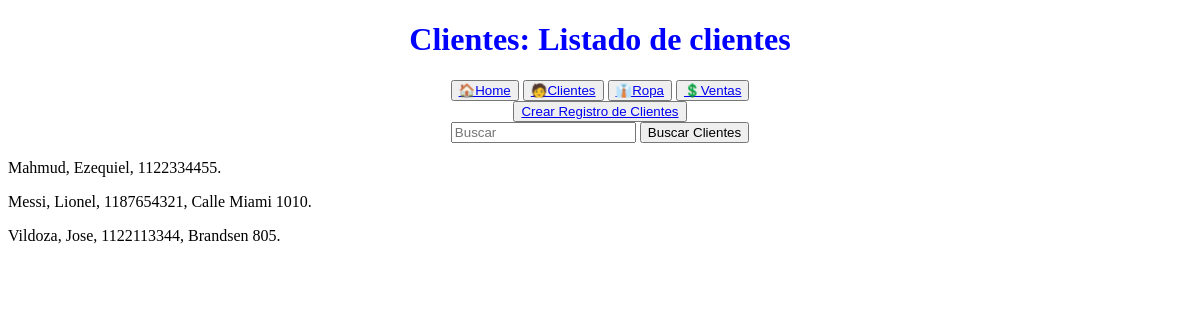
Before: /cliente/list with the older database file.
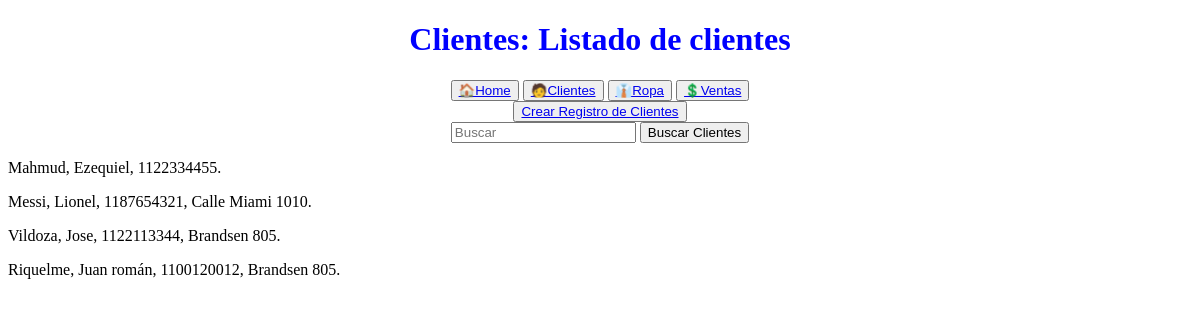
After: the same page with the newer database file.
### comercios/models.py (models this page shows)
class Cliente(models.Model):
    nombre = models.CharField(max_length=50)
    apellido = models.CharField(max_length=50)
    celular = models.CharField(max_length=15)
    domicilio = models.CharField(max_length=200, blank=True, null=True)
    nacimiento = models.DateField(blank=True, null=True)
    def __str__(self) -> str:
        if self.domicilio is not None:
            return f"{self.apellido.capitalize()}, {self.nombre.capitalize()}, {self.celular}, {self.domicilio}."
        else:
            return f"{self.apellido.capitalize()}, {self.nombre.capitalize()}, {self.celular}."
    class Meta:
        verbose_name = "Cliente"
        verbose_name_plural = "Clientes"

### comercios/views.py (the view)
# urls.py: path("cliente/list", views.cliente_list, name="cliente_list"),
def cliente_list(request):
    q = request.GET.get('q')
    if q:
        query = Cliente.objects.filter(nombre__icontains=q) and Cliente.objects.filter(apellido__icontains=q)
    else:
        query = Cliente.objects.all()
    context = {"object_list": query}
    return render(request, 'comercios/cliente_list.html', context)

### comercios/templates/comercios/cliente_list.html
{% extends 'comercios/base.html' %}
{% block header %}
Clientes: Listado de clientes
{% endblock header %}
{% block main %}
<button><a href="{% url 'cliente_create' %}">Crear Registro de Clientes</a></button>
    <form action="{% url 'cliente_list' %}" method="get">
        <input type="text" name="q" placeholder="Buscar">
        <button type="submit">Buscar Clientes</button>
    </form>
    {% for object in object_list %}
        <p style="text-align: left;">{{ object }}</p>
    {% empty %}
        <p style="text-align: left;">No hay registros disponibles.</p>
    {% endfor %}
{% endblock main %}

Changed rows visible on the page:
added Cliente: domicilio+apellido+nombre "Riquelme, Juan román, 1100120012, Brandsen 805."
